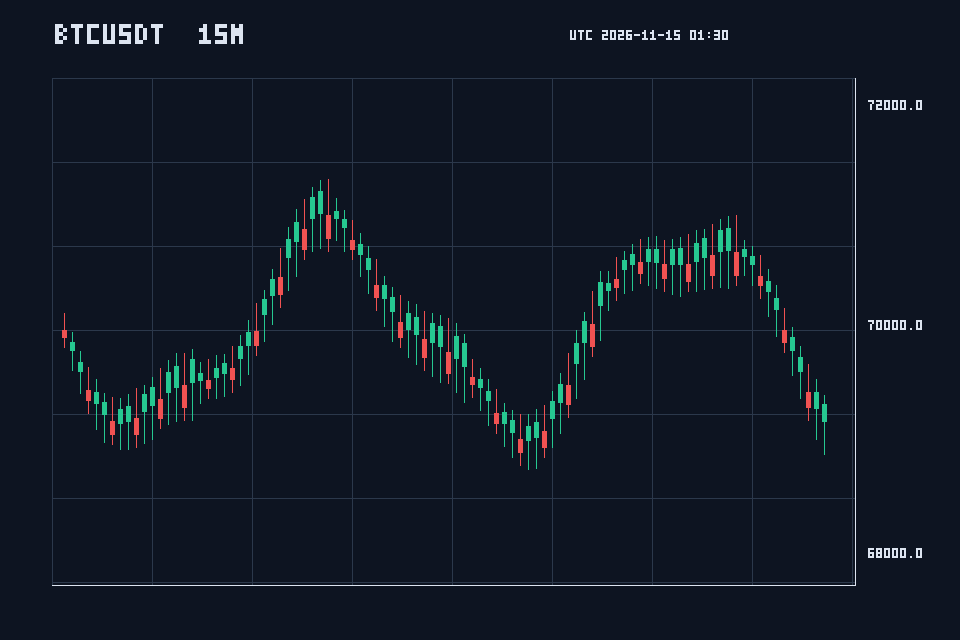
#> input picture tests/fixtures/images/k01_15m.png, 960 x 640 px
$ python -i ocr.py   (imports and definitions only)
#> lines starting #> are read from the running program, lines starting #| are printed output that depends on the picture
#> further down, picture is the input picture: PIL image 960x640 RGB; mean R, G, B 16.6, 24.6, 36.8
"""Pinned, local-only Tesseract OCR with conservative field extraction."""

from __future__ import annotations

import hashlib
import json
import re
from datetime import UTC, datetime
from decimal import Decimal, InvalidOperation
from pathlib import Path
from typing import Any

from PIL import Image, ImageEnhance, ImageOps
from tesserocr import PSM, PyTessBaseAPI

from ntnbinance.image_pipeline.models import OCRResult

MODEL_DIR = Path(__file__).resolve().parents[3] / "models" / "ocr"
_SYMBOL_PATTERN = re.compile(r"\b(BTC\s*USDT|ETH\s*USDT)\b", re.IGNORECASE)
_TIMEFRAME_PATTERN = re.compile(r"(?:^|\s)(1\s*H|15\s*M)(?:\s|$)", re.IGNORECASE)
_TIMESTAMP_PATTERN = re.compile(
    r"(?:UTC\s*)?(20\d{2})[-/.](\d{2})[-/.](\d{2})\s+(\d{2}):(\d{2})",
    re.IGNORECASE,
)
_PRICE_PATTERN = re.compile(r"\bLAST\s+([0-9][0-9,.]*[0-9])\b", re.IGNORECASE)


# [21 lines left out: functions _sha256, verify_ocr_assets, not called in this run]


def _prepare(image: Image.Image) -> Image.Image:
    gray = ImageOps.grayscale(image)
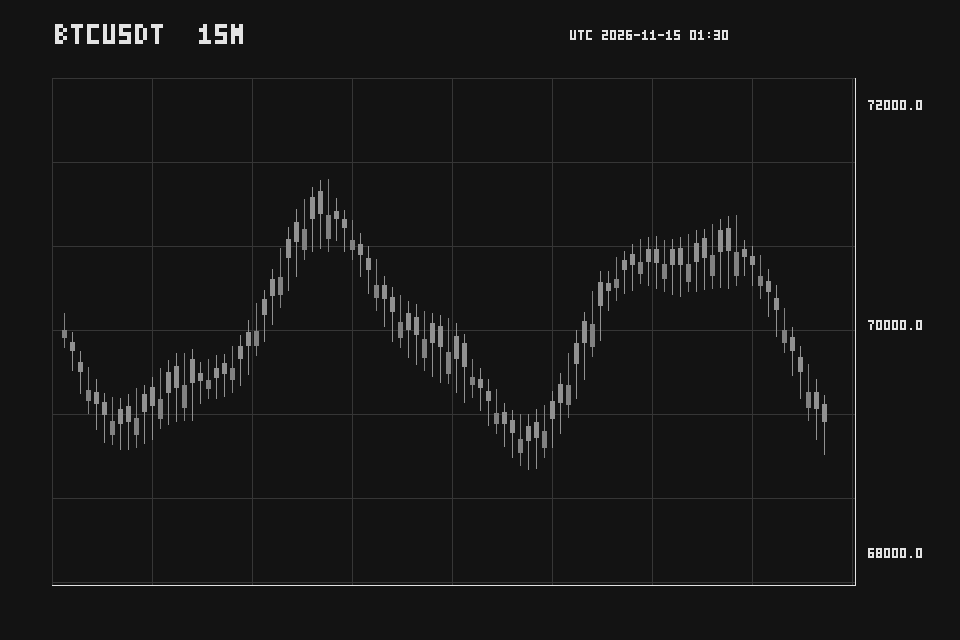
#> gray: PIL image 960x640 L; min 19, max 227, mean 23.2
    gray = ImageOps.autocontrast(gray, cutoff=1)
    gray = ImageEnhance.Contrast(gray).enhance(1.35)
    if gray.width < 1200:
        scale = 1200 / gray.width
#> scale = 1.25
        gray = gray.resize((1200, round(gray.height * scale)), Image.Resampling.LANCZOS)
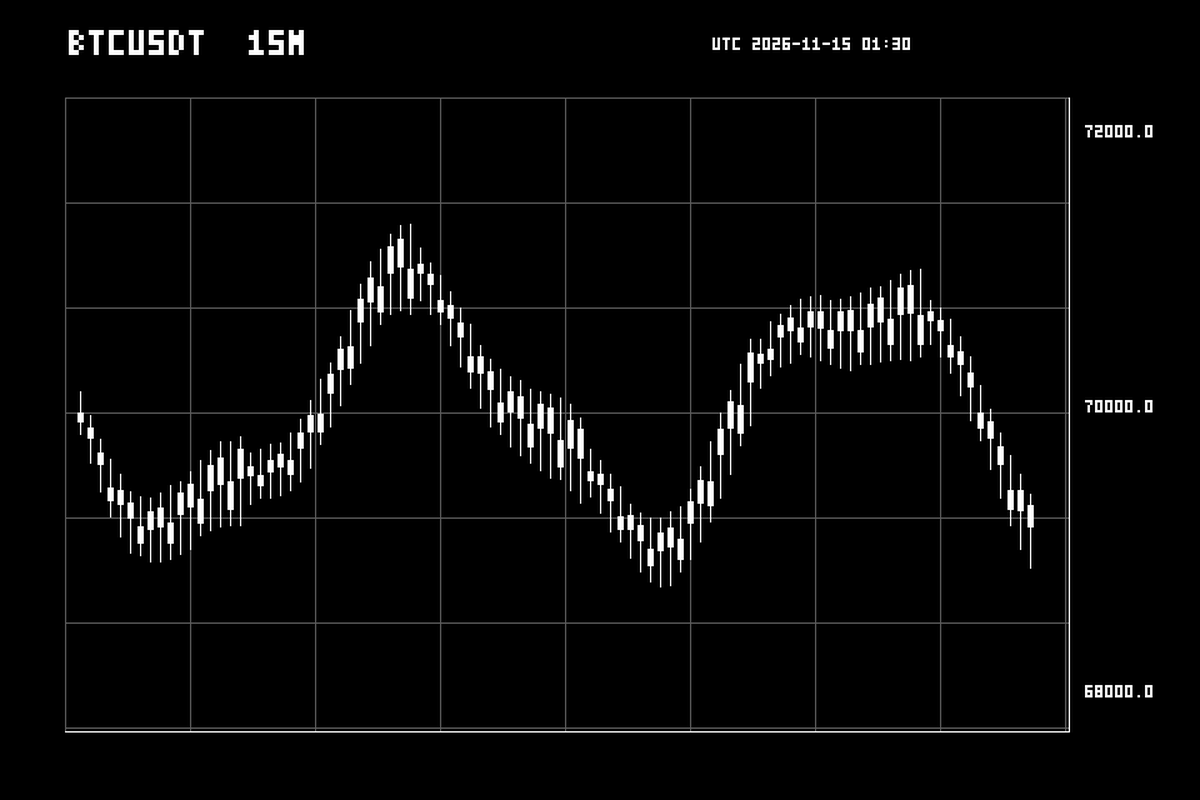
#> gray: PIL image 1200x800 L; min 0, max 255, mean 8.5
    return gray


def _confidence(confidences: list[int]) -> float:
    valid = [value for value in confidences if value >= 0]
    return sum(valid) / len(valid) / 100 if valid else 0.0


# [54 lines left out: functions _parse_price, extract_fields, read_chart_text, not called in this run]

>>> from PIL import Image
>>> picture = Image.open('../../../tests/fixtures/images/k01_15m.png')
>>> result = _prepare(picture)

$ run again, on tests/fixtures/images/k02_15m.png
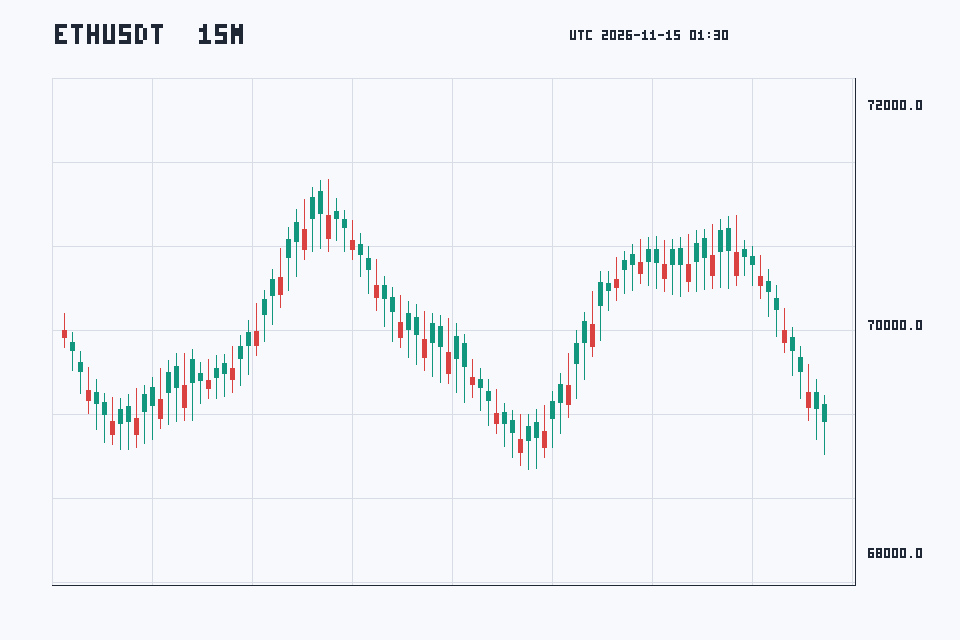
#> input picture tests/fixtures/images/k02_15m.png, 960 x 640 px
#> picture is the input picture: PIL image 960x640 RGB; mean R, G, B 242, 244.7, 247.6
#> in _prepare, `gray = ImageOps.grayscale(image)`:
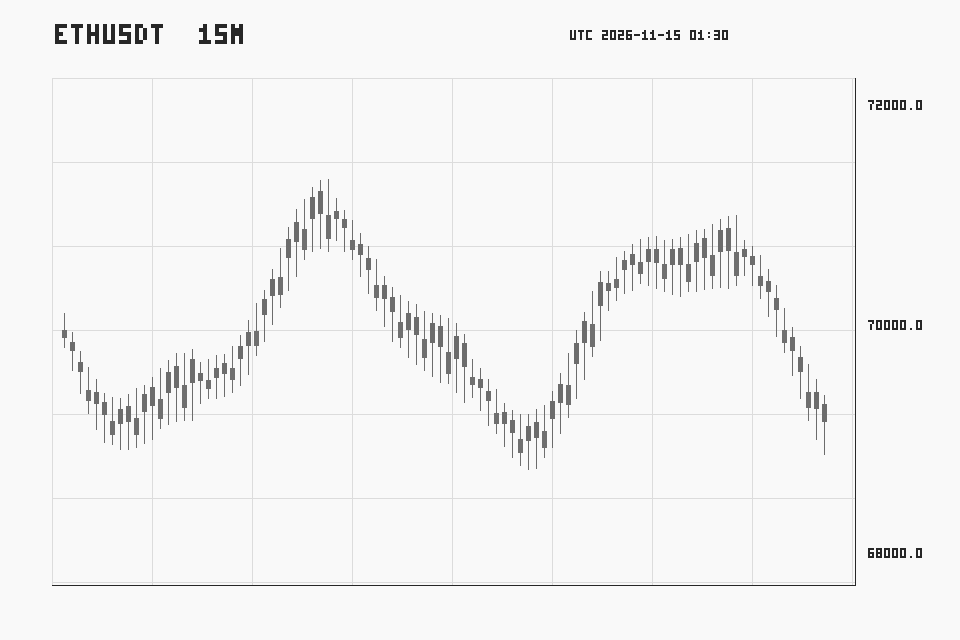
#> gray: PIL image 960x640 L; min 39, max 249, mean 244.5
#> in _prepare, `gray = ImageOps.autocontrast(gray, cutoff=1)`:
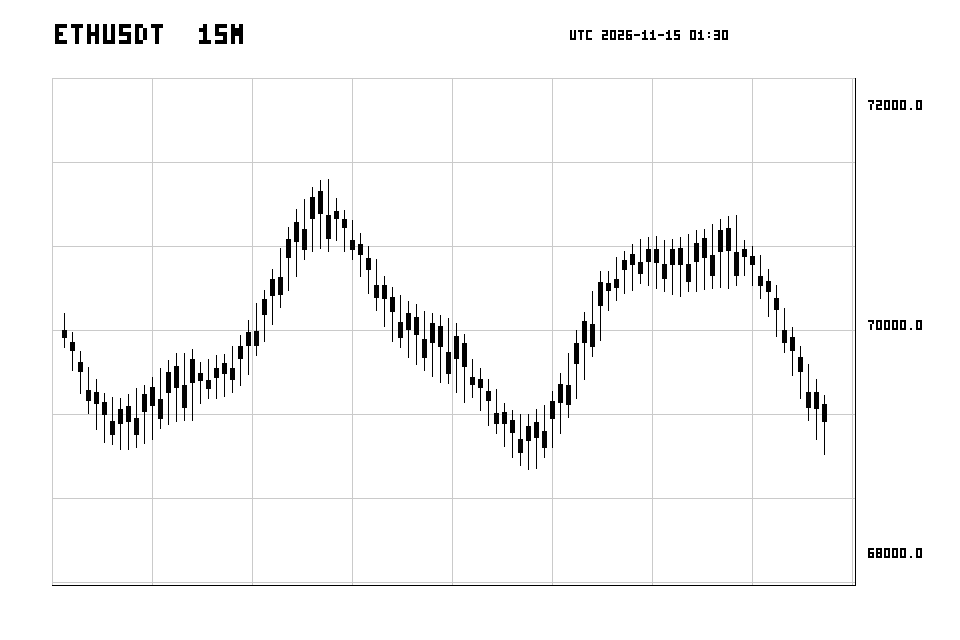
#> gray: PIL image 960x640 L; min 0, max 255, mean 247.7
